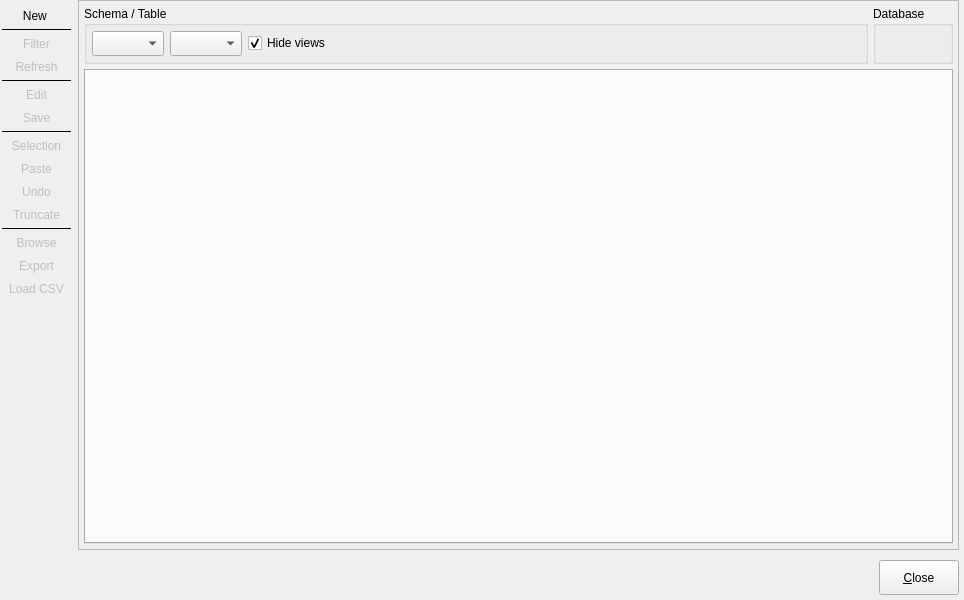
<?xml version="1.0" encoding="UTF-8"?>
<ui version="4.0">
 <class>DataHandlingForm</class>
 <widget class="QDialog" name="DataHandlingForm">
  <property name="geometry">
   <rect>
    <x>0</x>
    <y>0</y>
    <width>964</width>
    <height>600</height>
   </rect>
  </property>
  <property name="minimumSize">
   <size>
    <width>800</width>
    <height>600</height>
   </size>
  </property>
  <property name="baseSize">
   <size>
    <width>1250</width>
    <height>1000</height>
   </size>
  </property>
  <property name="windowTitle">
   <string>Data handling</string>
  </property>
  <property name="windowIcon">
   <iconset resource="../../../../priv-plugins/res/logoicons.qrc">
    <normaloff>:/icons/icons/pgmodeler_logo.png</normaloff>:/icons/icons/pgmodeler_logo.png</iconset>
  </property>
  <property name="modal">
   <bool>false</bool>
  </property>
  <layout class="QGridLayout" name="gridLayout_3">
   <property name="leftMargin">
    <number>0</number>
   </property>
   <property name="topMargin">
    <number>0</number>
   </property>
   <property name="rightMargin">
    <number>5</number>
   </property>
   <property name="bottomMargin">
    <number>5</number>
   </property>
   <property name="spacing">
    <number>5</number>
   </property>
   <item row="2" column="0" colspan="2">
    <layout class="QGridLayout" name="buttons_lt">
     <property name="leftMargin">
      <number>5</number>
     </property>
     <property name="topMargin">
      <number>5</number>
     </property>
     <property name="rightMargin">
      <number>0</number>
     </property>
     <property name="bottomMargin">
      <number>0</number>
     </property>
     <property name="spacing">
      <number>5</number>
     </property>
     <item row="0" column="0">
      <widget class="QLabel" name="pgmodeler_name_lbl">
       <property name="sizePolicy">
        <sizepolicy hsizetype="Fixed" vsizetype="Fixed">
         <horstretch>0</horstretch>
         <verstretch>0</verstretch>
        </sizepolicy>
       </property>
       <property name="maximumSize">
        <size>
         <width>180</width>
         <height>35</height>
        </size>
       </property>
       <property name="styleSheet">
        <string notr="true"/>
       </property>
       <property name="text">
        <string/>
       </property>
       <property name="textFormat">
        <enum>Qt::TextFormat::PlainText</enum>
       </property>
       <property name="pixmap">
        <pixmap resource="../../res/resources.qrc">:/images/images/pgmodeler_name.png</pixmap>
       </property>
       <property name="scaledContents">
        <bool>true</bool>
       </property>
      </widget>
     </item>
     <item row="0" column="2">
      <widget class="QPushButton" name="close_btn">
       <property name="sizePolicy">
        <sizepolicy hsizetype="Preferred" vsizetype="Preferred">
         <horstretch>0</horstretch>
         <verstretch>0</verstretch>
        </sizepolicy>
       </property>
       <property name="maximumSize">
        <size>
         <width>16777215</width>
         <height>16777215</height>
        </size>
       </property>
       <property name="autoFillBackground">
        <bool>false</bool>
       </property>
       <property name="styleSheet">
        <string notr="true"/>
       </property>
       <property name="text">
        <string>&amp;Close</string>
       </property>
       <property name="icon">
        <iconset resource="../../res/resources.qrc">
         <normaloff>:/icons/icons/close1.png</normaloff>:/icons/icons/close1.png</iconset>
       </property>
       <property name="iconSize">
        <size>
         <width>28</width>
         <height>28</height>
        </size>
       </property>
       <property name="autoRepeat">
        <bool>false</bool>
       </property>
       <property name="autoDefault">
        <bool>false</bool>
       </property>
       <property name="flat">
        <bool>false</bool>
       </property>
      </widget>
     </item>
     <item row="0" column="1">
      <spacer name="horizontalSpacer_4">
       <property name="orientation">
        <enum>Qt::Orientation::Horizontal</enum>
       </property>
       <property name="sizeHint" stdset="0">
        <size>
         <width>40</width>
         <height>20</height>
        </size>
       </property>
      </spacer>
     </item>
    </layout>
   </item>
   <item row="0" column="0" rowspan="2">
    <widget class="QWidget" name="btns_parent_wgt" native="true">
     <property name="sizePolicy">
      <sizepolicy hsizetype="Fixed" vsizetype="Preferred">
       <horstretch>0</horstretch>
       <verstretch>0</verstretch>
      </sizepolicy>
     </property>
     <property name="minimumSize">
      <size>
       <width>0</width>
       <height>0</height>
      </size>
     </property>
     <layout class="QGridLayout" name="gridLayout_9">
      <property name="leftMargin">
       <number>2</number>
      </property>
      <property name="topMargin">
       <number>5</number>
      </property>
      <property name="rightMargin">
       <number>2</number>
      </property>
      <property name="bottomMargin">
       <number>5</number>
      </property>
      <property name="horizontalSpacing">
       <number>5</number>
      </property>
      <property name="verticalSpacing">
       <number>2</number>
      </property>
      <item row="3" column="0">
       <widget class="QToolButton" name="refresh_tb">
        <property name="enabled">
         <bool>false</bool>
        </property>
        <property name="sizePolicy">
         <sizepolicy hsizetype="Preferred" vsizetype="Fixed">
          <horstretch>0</horstretch>
          <verstretch>0</verstretch>
         </sizepolicy>
        </property>
        <property name="minimumSize">
         <size>
          <width>0</width>
          <height>0</height>
         </size>
        </property>
        <property name="toolTip">
         <string>Refresh listing</string>
        </property>
        <property name="text">
         <string>Refresh</string>
        </property>
        <property name="icon">
         <iconset resource="../../res/resources.qrc">
          <normaloff>:/icons/icons/refresh.png</normaloff>:/icons/icons/refresh.png</iconset>
        </property>
        <property name="iconSize">
         <size>
          <width>32</width>
          <height>32</height>
         </size>
        </property>
        <property name="shortcut">
         <string>F5</string>
        </property>
        <property name="toolButtonStyle">
         <enum>Qt::ToolButtonStyle::ToolButtonIconOnly</enum>
        </property>
        <property name="autoRaise">
         <bool>true</bool>
        </property>
       </widget>
      </item>
      <item row="7" column="0">
       <widget class="QToolButton" name="edit_tb">
        <property name="enabled">
         <bool>false</bool>
        </property>
        <property name="sizePolicy">
         <sizepolicy hsizetype="Preferred" vsizetype="Fixed">
          <horstretch>0</horstretch>
          <verstretch>0</verstretch>
         </sizepolicy>
        </property>
        <property name="minimumSize">
         <size>
          <width>0</width>
          <height>0</height>
         </size>
        </property>
        <property name="toolTip">
         <string>Edit rows</string>
        </property>
        <property name="text">
         <string>Edit</string>
        </property>
        <property name="icon">
         <iconset resource="../../res/resources.qrc">
          <normaloff>:/icons/icons/editrows.png</normaloff>:/icons/icons/editrows.png</iconset>
        </property>
        <property name="iconSize">
         <size>
          <width>32</width>
          <height>32</height>
         </size>
        </property>
        <property name="popupMode">
         <enum>QToolButton::ToolButtonPopupMode::InstantPopup</enum>
        </property>
        <property name="toolButtonStyle">
         <enum>Qt::ToolButtonStyle::ToolButtonIconOnly</enum>
        </property>
        <property name="autoRaise">
         <bool>true</bool>
        </property>
       </widget>
      </item>
      <item row="6" column="0">
       <widget class="Line" name="separator1_ln">
        <property name="frameShadow">
         <enum>QFrame::Shadow::Plain</enum>
        </property>
        <property name="orientation">
         <enum>Qt::Orientation::Horizontal</enum>
        </property>
       </widget>
      </item>
      <item row="13" column="0">
       <widget class="QToolButton" name="selection_tb">
        <property name="enabled">
         <bool>false</bool>
        </property>
        <property name="sizePolicy">
         <sizepolicy hsizetype="Preferred" vsizetype="Fixed">
          <horstretch>0</horstretch>
          <verstretch>0</verstretch>
         </sizepolicy>
        </property>
        <property name="minimumSize">
         <size>
          <width>0</width>
          <height>0</height>
         </size>
        </property>
        <property name="toolTip">
         <string>Copy / save the selected items</string>
        </property>
        <property name="text">
         <string>Selection</string>
        </property>
        <property name="icon">
         <iconset resource="../../res/resources.qrc">
          <normaloff>:/icons/icons/selection.png</normaloff>:/icons/icons/selection.png</iconset>
        </property>
        <property name="iconSize">
         <size>
          <width>32</width>
          <height>32</height>
         </size>
        </property>
        <property name="popupMode">
         <enum>QToolButton::ToolButtonPopupMode::InstantPopup</enum>
        </property>
        <property name="toolButtonStyle">
         <enum>Qt::ToolButtonStyle::ToolButtonIconOnly</enum>
        </property>
        <property name="autoRaise">
         <bool>true</bool>
        </property>
       </widget>
      </item>
      <item row="1" column="0">
       <widget class="Line" name="separator_ln">
        <property name="frameShadow">
         <enum>QFrame::Shadow::Plain</enum>
        </property>
        <property name="orientation">
         <enum>Qt::Orientation::Horizontal</enum>
        </property>
       </widget>
      </item>
      <item row="26" column="0">
       <widget class="QToolButton" name="export_tb">
        <property name="enabled">
         <bool>false</bool>
        </property>
        <property name="sizePolicy">
         <sizepolicy hsizetype="Preferred" vsizetype="Fixed">
          <horstretch>0</horstretch>
          <verstretch>0</verstretch>
         </sizepolicy>
        </property>
        <property name="minimumSize">
         <size>
          <width>0</width>
          <height>0</height>
         </size>
        </property>
        <property name="toolTip">
         <string>Export results to a file</string>
        </property>
        <property name="text">
         <string>Export</string>
        </property>
        <property name="icon">
         <iconset resource="../../res/resources.qrc">
          <normaloff>:/icons/icons/exportdata.png</normaloff>:/icons/icons/exportdata.png</iconset>
        </property>
        <property name="iconSize">
         <size>
          <width>32</width>
          <height>32</height>
         </size>
        </property>
        <property name="shortcut">
         <string>Ctrl+X</string>
        </property>
        <property name="popupMode">
         <enum>QToolButton::ToolButtonPopupMode::InstantPopup</enum>
        </property>
        <property name="toolButtonStyle">
         <enum>Qt::ToolButtonStyle::ToolButtonIconOnly</enum>
        </property>
        <property name="autoRaise">
         <bool>true</bool>
        </property>
       </widget>
      </item>
      <item row="14" column="0">
       <widget class="QToolButton" name="paste_tb">
        <property name="enabled">
         <bool>false</bool>
        </property>
        <property name="sizePolicy">
         <sizepolicy hsizetype="Preferred" vsizetype="Fixed">
          <horstretch>0</horstretch>
          <verstretch>0</verstretch>
         </sizepolicy>
        </property>
        <property name="minimumSize">
         <size>
          <width>0</width>
          <height>0</height>
         </size>
        </property>
        <property name="toolTip">
         <string>Paste items on the grid</string>
        </property>
        <property name="text">
         <string>Paste</string>
        </property>
        <property name="icon">
         <iconset resource="../../res/resources.qrc">
          <normaloff>:/icons/icons/paste.png</normaloff>:/icons/icons/paste.png</iconset>
        </property>
        <property name="iconSize">
         <size>
          <width>32</width>
          <height>32</height>
         </size>
        </property>
        <property name="popupMode">
         <enum>QToolButton::ToolButtonPopupMode::InstantPopup</enum>
        </property>
        <property name="toolButtonStyle">
         <enum>Qt::ToolButtonStyle::ToolButtonIconOnly</enum>
        </property>
        <property name="autoRaise">
         <bool>true</bool>
        </property>
       </widget>
      </item>
      <item row="40" column="0">
       <spacer name="verticalSpacer">
        <property name="orientation">
         <enum>Qt::Orientation::Vertical</enum>
        </property>
        <property name="sizeHint" stdset="0">
         <size>
          <width>20</width>
          <height>40</height>
         </size>
        </property>
       </spacer>
      </item>
      <item row="17" column="0">
       <widget class="QToolButton" name="truncate_tb">
        <property name="enabled">
         <bool>false</bool>
        </property>
        <property name="sizePolicy">
         <sizepolicy hsizetype="Preferred" vsizetype="Fixed">
          <horstretch>0</horstretch>
          <verstretch>0</verstretch>
         </sizepolicy>
        </property>
        <property name="minimumSize">
         <size>
          <width>0</width>
          <height>0</height>
         </size>
        </property>
        <property name="toolTip">
         <string>Truncate the browsed table</string>
        </property>
        <property name="text">
         <string>Truncate</string>
        </property>
        <property name="icon">
         <iconset resource="../../res/resources.qrc">
          <normaloff>:/icons/icons/truncate.png</normaloff>:/icons/icons/truncate.png</iconset>
        </property>
        <property name="iconSize">
         <size>
          <width>32</width>
          <height>32</height>
         </size>
        </property>
        <property name="popupMode">
         <enum>QToolButton::ToolButtonPopupMode::InstantPopup</enum>
        </property>
        <property name="toolButtonStyle">
         <enum>Qt::ToolButtonStyle::ToolButtonIconOnly</enum>
        </property>
        <property name="autoRaise">
         <bool>true</bool>
        </property>
       </widget>
      </item>
      <item row="12" column="0">
       <widget class="Line" name="separator2_ln">
        <property name="frameShadow">
         <enum>QFrame::Shadow::Plain</enum>
        </property>
        <property name="orientation">
         <enum>Qt::Orientation::Horizontal</enum>
        </property>
       </widget>
      </item>
      <item row="0" column="0">
       <widget class="QToolButton" name="new_window_tb">
        <property name="enabled">
         <bool>true</bool>
        </property>
        <property name="sizePolicy">
         <sizepolicy hsizetype="Preferred" vsizetype="Fixed">
          <horstretch>0</horstretch>
          <verstretch>0</verstretch>
         </sizepolicy>
        </property>
        <property name="minimumSize">
         <size>
          <width>0</width>
          <height>0</height>
         </size>
        </property>
        <property name="toolTip">
         <string>Open a new data manipulation window</string>
        </property>
        <property name="text">
         <string>New </string>
        </property>
        <property name="icon">
         <iconset resource="../../res/resources.qrc">
          <normaloff>:/icons/icons/newdatamanip.png</normaloff>:/icons/icons/newdatamanip.png</iconset>
        </property>
        <property name="iconSize">
         <size>
          <width>32</width>
          <height>32</height>
         </size>
        </property>
        <property name="shortcut">
         <string>Ctrl+N</string>
        </property>
        <property name="toolButtonStyle">
         <enum>Qt::ToolButtonStyle::ToolButtonIconOnly</enum>
        </property>
        <property name="autoRaise">
         <bool>true</bool>
        </property>
       </widget>
      </item>
      <item row="25" column="0">
       <widget class="QToolButton" name="browse_tabs_tb">
        <property name="enabled">
         <bool>false</bool>
        </property>
        <property name="sizePolicy">
         <sizepolicy hsizetype="Preferred" vsizetype="Fixed">
          <horstretch>0</horstretch>
          <verstretch>0</verstretch>
         </sizepolicy>
        </property>
        <property name="minimumSize">
         <size>
          <width>0</width>
          <height>0</height>
         </size>
        </property>
        <property name="toolTip">
         <string>Browse referenced tables</string>
        </property>
        <property name="text">
         <string>Browse</string>
        </property>
        <property name="icon">
         <iconset resource="../../res/resources.qrc">
          <normaloff>:/icons/icons/browsetable.png</normaloff>:/icons/icons/browsetable.png</iconset>
        </property>
        <property name="iconSize">
         <size>
          <width>32</width>
          <height>32</height>
         </size>
        </property>
        <property name="popupMode">
         <enum>QToolButton::ToolButtonPopupMode::InstantPopup</enum>
        </property>
        <property name="toolButtonStyle">
         <enum>Qt::ToolButtonStyle::ToolButtonIconOnly</enum>
        </property>
        <property name="autoRaise">
         <bool>true</bool>
        </property>
       </widget>
      </item>
      <item row="16" column="0">
       <widget class="QToolButton" name="undo_tb">
        <property name="enabled">
         <bool>false</bool>
        </property>
        <property name="sizePolicy">
         <sizepolicy hsizetype="Preferred" vsizetype="Fixed">
          <horstretch>0</horstretch>
          <verstretch>0</verstretch>
         </sizepolicy>
        </property>
        <property name="minimumSize">
         <size>
          <width>0</width>
          <height>0</height>
         </size>
        </property>
        <property name="toolTip">
         <string>Undo modifications</string>
        </property>
        <property name="text">
         <string>Undo</string>
        </property>
        <property name="icon">
         <iconset resource="../../res/resources.qrc">
          <normaloff>:/icons/icons/undo.png</normaloff>:/icons/icons/undo.png</iconset>
        </property>
        <property name="iconSize">
         <size>
          <width>32</width>
          <height>32</height>
         </size>
        </property>
        <property name="shortcut">
         <string>Ctrl+Z</string>
        </property>
        <property name="toolButtonStyle">
         <enum>Qt::ToolButtonStyle::ToolButtonIconOnly</enum>
        </property>
        <property name="autoRaise">
         <bool>true</bool>
        </property>
       </widget>
      </item>
      <item row="2" column="0">
       <widget class="QToolButton" name="filter_tb">
        <property name="enabled">
         <bool>false</bool>
        </property>
        <property name="sizePolicy">
         <sizepolicy hsizetype="Preferred" vsizetype="Fixed">
          <horstretch>0</horstretch>
          <verstretch>0</verstretch>
         </sizepolicy>
        </property>
        <property name="minimumSize">
         <size>
          <width>0</width>
          <height>0</height>
         </size>
        </property>
        <property name="toolTip">
         <string>Filter the result set</string>
        </property>
        <property name="text">
         <string>Filter</string>
        </property>
        <property name="icon">
         <iconset resource="../../res/resources.qrc">
          <normaloff>:/icons/icons/filter.png</normaloff>:/icons/icons/filter.png</iconset>
        </property>
        <property name="iconSize">
         <size>
          <width>32</width>
          <height>32</height>
         </size>
        </property>
        <property name="shortcut">
         <string>Ctrl+F</string>
        </property>
        <property name="checkable">
         <bool>true</bool>
        </property>
        <property name="toolButtonStyle">
         <enum>Qt::ToolButtonStyle::ToolButtonIconOnly</enum>
        </property>
        <property name="autoRaise">
         <bool>true</bool>
        </property>
       </widget>
      </item>
      <item row="24" column="0">
       <widget class="Line" name="separator3_ln">
        <property name="frameShadow">
         <enum>QFrame::Shadow::Plain</enum>
        </property>
        <property name="orientation">
         <enum>Qt::Orientation::Horizontal</enum>
        </property>
       </widget>
      </item>
      <item row="8" column="0">
       <widget class="QToolButton" name="save_tb">
        <property name="enabled">
         <bool>false</bool>
        </property>
        <property name="sizePolicy">
         <sizepolicy hsizetype="Preferred" vsizetype="Fixed">
          <horstretch>0</horstretch>
          <verstretch>0</verstretch>
         </sizepolicy>
        </property>
        <property name="minimumSize">
         <size>
          <width>0</width>
          <height>0</height>
         </size>
        </property>
        <property name="toolTip">
         <string>Save changes</string>
        </property>
        <property name="text">
         <string>Save</string>
        </property>
        <property name="icon">
         <iconset resource="../../res/resources.qrc">
          <normaloff>:/icons/icons/save.png</normaloff>:/icons/icons/save.png</iconset>
        </property>
        <property name="iconSize">
         <size>
          <width>32</width>
          <height>32</height>
         </size>
        </property>
        <property name="shortcut">
         <string>Ctrl+S</string>
        </property>
        <property name="toolButtonStyle">
         <enum>Qt::ToolButtonStyle::ToolButtonIconOnly</enum>
        </property>
        <property name="autoRaise">
         <bool>true</bool>
        </property>
       </widget>
      </item>
      <item row="27" column="0">
       <widget class="QToolButton" name="csv_load_tb">
        <property name="enabled">
         <bool>false</bool>
        </property>
        <property name="sizePolicy">
         <sizepolicy hsizetype="Preferred" vsizetype="Fixed">
          <horstretch>0</horstretch>
          <verstretch>0</verstretch>
         </sizepolicy>
        </property>
        <property name="minimumSize">
         <size>
          <width>0</width>
          <height>0</height>
         </size>
        </property>
        <property name="toolTip">
         <string>Add new rows from a CSV file</string>
        </property>
        <property name="text">
         <string>Load CSV</string>
        </property>
        <property name="icon">
         <iconset resource="../../res/resources.qrc">
          <normaloff>:/icons/icons/csvload.png</normaloff>:/icons/icons/csvload.png</iconset>
        </property>
        <property name="iconSize">
         <size>
          <width>32</width>
          <height>32</height>
         </size>
        </property>
        <property name="shortcut">
         <string>Ctrl+L</string>
        </property>
        <property name="checkable">
         <bool>true</bool>
        </property>
        <property name="toolButtonStyle">
         <enum>Qt::ToolButtonStyle::ToolButtonIconOnly</enum>
        </property>
        <property name="autoRaise">
         <bool>true</bool>
        </property>
       </widget>
      </item>
     </layout>
    </widget>
   </item>
   <item row="0" column="1" rowspan="2">
    <widget class="QFrame" name="frame">
     <property name="sizePolicy">
      <sizepolicy hsizetype="Preferred" vsizetype="Expanding">
       <horstretch>0</horstretch>
       <verstretch>0</verstretch>
      </sizepolicy>
     </property>
     <property name="frameShape">
      <enum>QFrame::Shape::StyledPanel</enum>
     </property>
     <property name="frameShadow">
      <enum>QFrame::Shadow::Raised</enum>
     </property>
     <layout class="QGridLayout" name="gridLayout_2">
      <property name="leftMargin">
       <number>5</number>
      </property>
      <property name="topMargin">
       <number>5</number>
      </property>
      <property name="rightMargin">
       <number>5</number>
      </property>
      <property name="bottomMargin">
       <number>5</number>
      </property>
      <property name="spacing">
       <number>5</number>
      </property>
      <item row="3" column="1" colspan="2">
       <layout class="QGridLayout" name="gridLayout">
        <property name="spacing">
         <number>5</number>
        </property>
        <item row="0" column="0" rowspan="2" colspan="2">
         <widget class="QGroupBox" name="groupBox">
          <property name="sizePolicy">
           <sizepolicy hsizetype="Expanding" vsizetype="Preferred">
            <horstretch>0</horstretch>
            <verstretch>0</verstretch>
           </sizepolicy>
          </property>
          <property name="title">
           <string>Schema / Table</string>
          </property>
          <layout class="QHBoxLayout" name="horizontalLayout">
           <property name="leftMargin">
            <number>5</number>
           </property>
           <property name="topMargin">
            <number>5</number>
           </property>
           <property name="rightMargin">
            <number>5</number>
           </property>
           <property name="bottomMargin">
            <number>5</number>
           </property>
           <item>
            <widget class="QComboBox" name="schema_cmb">
             <property name="sizePolicy">
              <sizepolicy hsizetype="Preferred" vsizetype="Preferred">
               <horstretch>0</horstretch>
               <verstretch>0</verstretch>
              </sizepolicy>
             </property>
             <property name="maxVisibleItems">
              <number>20</number>
             </property>
             <property name="insertPolicy">
              <enum>QComboBox::InsertPolicy::InsertAtBottom</enum>
             </property>
             <property name="sizeAdjustPolicy">
              <enum>QComboBox::SizeAdjustPolicy::AdjustToContents</enum>
             </property>
             <property name="iconSize">
              <size>
               <width>22</width>
               <height>22</height>
              </size>
             </property>
            </widget>
           </item>
           <item>
            <widget class="QComboBox" name="table_cmb">
             <property name="sizePolicy">
              <sizepolicy hsizetype="Preferred" vsizetype="Preferred">
               <horstretch>0</horstretch>
               <verstretch>0</verstretch>
              </sizepolicy>
             </property>
             <property name="maxVisibleItems">
              <number>20</number>
             </property>
             <property name="insertPolicy">
              <enum>QComboBox::InsertPolicy::InsertAtBottom</enum>
             </property>
             <property name="sizeAdjustPolicy">
              <enum>QComboBox::SizeAdjustPolicy::AdjustToContents</enum>
             </property>
             <property name="iconSize">
              <size>
               <width>22</width>
               <height>22</height>
              </size>
             </property>
            </widget>
           </item>
           <item>
            <widget class="QCheckBox" name="hide_views_chk">
             <property name="sizePolicy">
              <sizepolicy hsizetype="Fixed" vsizetype="Fixed">
               <horstretch>0</horstretch>
               <verstretch>0</verstretch>
              </sizepolicy>
             </property>
             <property name="text">
              <string>Hide views</string>
             </property>
             <property name="checked">
              <bool>true</bool>
             </property>
            </widget>
           </item>
           <item>
            <spacer name="horizontalSpacer">
             <property name="orientation">
              <enum>Qt::Orientation::Horizontal</enum>
             </property>
             <property name="sizeHint" stdset="0">
              <size>
               <width>40</width>
               <height>20</height>
              </size>
             </property>
            </spacer>
           </item>
          </layout>
         </widget>
        </item>
        <item row="0" column="2" rowspan="2">
         <widget class="QGroupBox" name="groupBox_2">
          <property name="sizePolicy">
           <sizepolicy hsizetype="Fixed" vsizetype="Preferred">
            <horstretch>0</horstretch>
            <verstretch>0</verstretch>
           </sizepolicy>
          </property>
          <property name="title">
           <string>Database</string>
          </property>
          <layout class="QHBoxLayout" name="horizontalLayout_2">
           <property name="leftMargin">
            <number>5</number>
           </property>
           <property name="topMargin">
            <number>5</number>
           </property>
           <property name="rightMargin">
            <number>5</number>
           </property>
           <property name="bottomMargin">
            <number>5</number>
           </property>
           <item>
            <widget class="QLabel" name="db_icon_lbl">
             <property name="minimumSize">
              <size>
               <width>25</width>
               <height>25</height>
              </size>
             </property>
             <property name="maximumSize">
              <size>
               <width>25</width>
               <height>25</height>
              </size>
             </property>
             <property name="text">
              <string/>
             </property>
             <property name="pixmap">
              <pixmap resource="../../res/resources.qrc">:/icons/icons/database.png</pixmap>
             </property>
             <property name="scaledContents">
              <bool>true</bool>
             </property>
            </widget>
           </item>
           <item>
            <widget class="QLabel" name="db_name_lbl">
             <property name="sizePolicy">
              <sizepolicy hsizetype="Preferred" vsizetype="Preferred">
               <horstretch>0</horstretch>
               <verstretch>0</verstretch>
              </sizepolicy>
             </property>
             <property name="text">
              <string/>
             </property>
             <property name="indent">
              <number>5</number>
             </property>
            </widget>
           </item>
          </layout>
         </widget>
        </item>
       </layout>
      </item>
      <item row="4" column="1" colspan="2">
       <widget class="QTabWidget" name="data_grids_tbw">
        <property name="currentIndex">
         <number>-1</number>
        </property>
        <property name="tabsClosable">
         <bool>true</bool>
        </property>
        <property name="movable">
         <bool>true</bool>
        </property>
        <property name="tabBarAutoHide">
         <bool>false</bool>
        </property>
       </widget>
      </item>
     </layout>
    </widget>
   </item>
  </layout>
 </widget>
 <tabstops>
  <tabstop>new_window_tb</tabstop>
  <tabstop>filter_tb</tabstop>
  <tabstop>refresh_tb</tabstop>
  <tabstop>paste_tb</tabstop>
  <tabstop>undo_tb</tabstop>
  <tabstop>truncate_tb</tabstop>
  <tabstop>browse_tabs_tb</tabstop>
  <tabstop>export_tb</tabstop>
  <tabstop>csv_load_tb</tabstop>
  <tabstop>close_btn</tabstop>
 </tabstops>
 <resources>
  <include location="../../res/resources.qrc"/>
  <include location="../../../../priv-plugins/res/logoicons.qrc"/>
 </resources>
 <connections/>
</ui>
